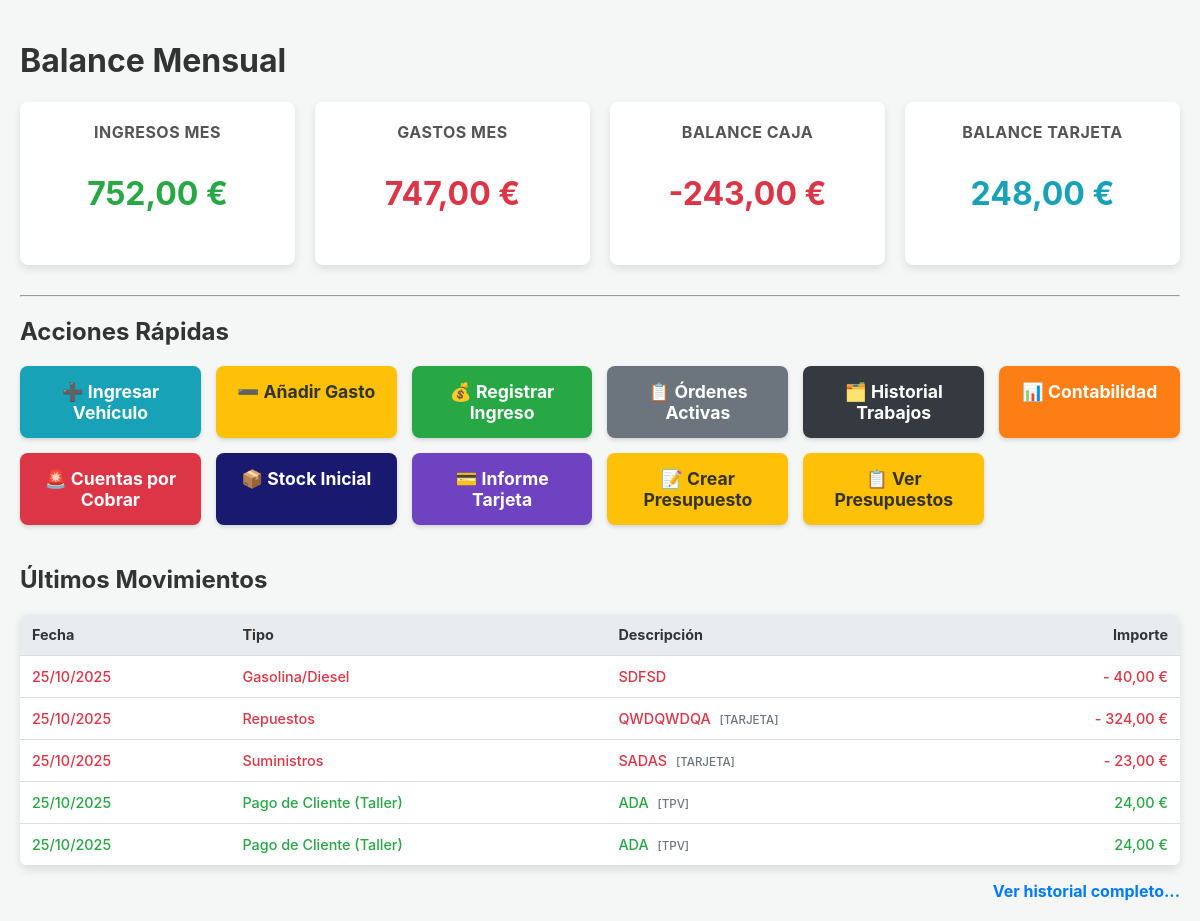
The app's page /, older data.
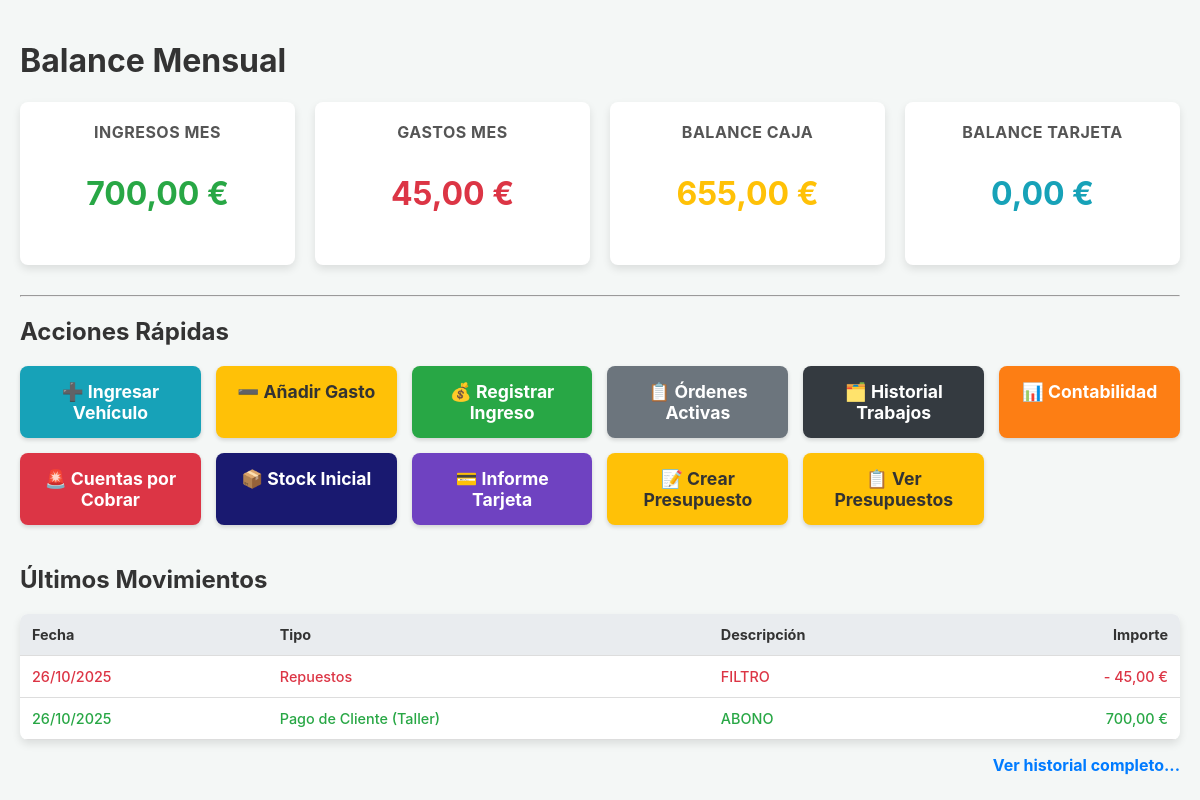
The same page, newer data.
### taller/models.py (models this page shows, shortened)
class Gasto(models.Model):
    CATEGORIA_CHOICES = [
        ('Repuestos', 'Repuestos'),
        ('Sueldos', 'Sueldos'),
        ('Herramientas', 'Herramientas'),
        ('Suministros', 'Suministros'),
        ('Gasolina/Diesel', 'Gasolina/Diesel'), # <-- NUEVA CATEGORÍA AÑADIDA AQUÍ
        ('Otros', 'Otros'),
        ('Compra de Consumibles', 'Compra de Consumibles'),
    ]
    fecha = models.DateField(auto_now_add=True)
    categoria = models.CharField(max_length=30, choices=CATEGORIA_CHOICES)
    importe = models.DecimalField(max_digits=10, decimal_places=2, null=True, blank=True)
    descripcion = models.CharField(max_length=255, null=True, blank=True)
    vehiculo = models.ForeignKey(Vehiculo, on_delete=models.SET_NULL, null=True, blank=True) # Referencia directa OK porque Vehiculo está definido antes
    empleado = models.ForeignKey(Empleado, on_delete=models.SET_NULL, null=True, blank=True) # Referencia directa OK porque Empleado está definido antes
    pagado_con_tarjeta = models.BooleanField(default=False)

class Ingreso(models.Model):
    CATEGORIA_CHOICES = [
        ('Taller', 'Pago de Cliente (Taller)'),
        ('Grua', 'Servicio de Grúa'),
        ('Otras Ganancias', 'Otras Ganancias'),
        ('Otros', 'Otros Ingresos'),
    ]
    fecha = models.DateField(auto_now_add=True)
    categoria = models.CharField(max_length=30, choices=CATEGORIA_CHOICES)
    importe = models.DecimalField(max_digits=10, decimal_places=2)
    descripcion = models.CharField(max_length=255)
    orden = models.ForeignKey(OrdenDeReparacion, on_delete=models.SET_NULL, null=True, blank=True)
    es_tpv = models.BooleanField(default=False)

### taller/views.py (the view)
# urls.py: path('', views.home, name='home'),
def home(request):
    hoy = timezone.now() # Usar timezone.now() para consistencia
    mes_actual = hoy.month
    ano_actual = hoy.year
    ingresos_mes = Ingreso.objects.filter(fecha__month=mes_actual, fecha__year=ano_actual)
    gastos_mes = Gasto.objects.filter(fecha__month=mes_actual, fecha__year=ano_actual)
    total_ingresos = ingresos_mes.aggregate(total=Sum('importe'))['total'] or Decimal('0.00')
    total_gastos = gastos_mes.aggregate(total=Sum('importe'))['total'] or Decimal('0.00')
    ingresos_efectivo = ingresos_mes.filter(es_tpv=False).aggregate(total=Sum('importe'))['total'] or Decimal('0.00')
    gastos_efectivo = gastos_mes.filter(pagado_con_tarjeta=False).aggregate(total=Sum('importe'))['total'] or Decimal('0.00')
    balance_caja = ingresos_efectivo - gastos_efectivo
    ingresos_tpv = ingresos_mes.filter(es_tpv=True).aggregate(total=Sum('importe'))['total'] or Decimal('0.00')
    gastos_tarjeta = gastos_mes.filter(pagado_con_tarjeta=True).aggregate(total=Sum('importe'))['total'] or Decimal('0.00')
    balance_tarjeta = ingresos_tpv - gastos_tarjeta
    ultimos_gastos = Gasto.objects.order_by('-id')[:5]
    ultimos_ingresos = Ingreso.objects.order_by('-id')[:5]
    movimientos_combinados = sorted(
        list(ultimos_gastos) + list(ultimos_ingresos),
        key=lambda mov: mov.fecha if hasattr(mov, 'fecha') else timezone.now().date(),
        reverse=True
    )
    movimientos_recientes = movimientos_combinados[:5]
    context = {
        'total_ingresos': total_ingresos,
        'total_gastos': total_gastos,
        'balance_caja': balance_caja,
        'balance_tarjeta': balance_tarjeta,
        'movimientos_recientes': movimientos_recientes,
    }
    return render(request, 'taller/home.html', context)

### taller/templatetags/taller_extras.py (called while the page is built)
@register.filter(name='get_class_name')
def get_class_name(value):
    return value.__class__.__name__

@register.filter(name='is_gasto')
def is_gasto(class_name):
    return class_name == 'Gasto'

### taller/templates/taller/home.html (shortened to what the changed rows need)
<!DOCTYPE html>
{% load taller_extras %}
<html lang="es">
<head>
</head>
<body>
    <h1>Balance Mensual</h1>
    <div class="dashboard">
        <div class="card">
            <h2>Ingresos Mes</h2>
            <p class="amount ingresos">{{ total_ingresos|floatformat:2 }} €</p>
        </div>
        <div class="card">
            <h2>Gastos Mes</h2>
            <p class="amount gastos">{{ total_gastos|floatformat:2 }} €</p>
        </div>
        <div class="card">
            <h2>Balance Caja</h2>
            <p class="amount balance-caja {% if balance_caja < 0 %}negativo{% endif %}">{{ balance_caja|floatformat:2 }} €</p>
        </div>
        <div class="card">
            <h2>Balance Tarjeta</h2>
            <p class="amount balance-tarjeta {% if balance_tarjeta < 0 %}negativo{% endif %}">{{ balance_tarjeta|floatformat:2 }} €</p>
        </div>
    </div>
    <h2>Acciones Rápidas</h2>
    <div style="margin-top: 40px;">
        <h2>Últimos Movimientos</h2>
        <table class="history-table">
            <thead>
                <tr>
                    <th>Fecha</th>
                    <th>Tipo</th>
                    <th>Descripción</th>
                    <th style="text-align: right;">Importe</th>
                </tr>
            </thead>
            <tbody>
                {% for movimiento in movimientos_recientes %}
                    {% with es_gasto=movimiento|get_class_name|is_gasto %}
                    <tr class="{% if es_gasto %}gasto-row{% else %}ingreso-row{% endif %}">
                        <td>{{ movimiento.fecha|date:"d/m/Y" }}</td>
                        <td>{{ movimiento.get_categoria_display }}</td>
                        <td>
                            {{ movimiento.descripcion }}
                            {% if not es_gasto and movimiento.es_tpv %}
                                <span class="movimiento-metodo">[TPV]</span>
                            {% elif es_gasto and movimiento.pagado_con_tarjeta %}
                                <span class="movimiento-metodo">[TARJETA]</span>
                            {% endif %}
                        </td>
                        <td style="text-align: right;">
                            {% if es_gasto %}-{% endif %}
                            {{ movimiento.importe|floatformat:2 }} €
                        </td>
                    </tr>
                    {% endwith %}
                {% empty %}
                    <tr>
                        <td colspan="4" style="text-align: center; padding: 20px;">No hay movimientos recientes.</td>
                    </tr>
                {% endfor %}
            </tbody>
        </table>
    </div>
</body>
</html>

Row changes from the older to the newer data that the page shows:
removed Gasto: fecha "25/10/2025", categoria "Gasolina/Diesel", descripcion "SDFSD", importe "40,00"
removed Gasto: fecha "25/10/2025", categoria "Repuestos", descripcion "QWDQWDQA", pagado_con_tarjeta "[TARJETA]", importe "324,00"
removed Gasto: fecha "25/10/2025", categoria "Suministros", descripcion "SADAS", pagado_con_tarjeta "[TARJETA]", importe "23,00"
removed Ingreso: fecha "25/10/2025", categoria "Pago de Cliente (Taller)", descripcion "ADA", es_tpv "[TPV]", importe "24,00"
removed Ingreso: fecha "25/10/2025", categoria "Pago de Cliente (Taller)", descripcion "ADA", es_tpv "[TPV]", importe "24,00"
added Gasto: fecha "26/10/2025", categoria "Repuestos", descripcion "FILTRO", importe "45,00"
added Ingreso: fecha "26/10/2025", categoria "Pago de Cliente (Taller)", descripcion "ABONO", importe "700,00"
Text that changed along with them:
{{ total_ingresos|floatformat:2 }}: "752,00" → "700,00"
{{ total_gastos|floatformat:2 }}: "747,00" → "45,00"
{{ balance_caja|floatformat:2 }}: "-243,00" → "655,00"
{{ balance_tarjeta|floatformat:2 }}: "248,00" → "0,00"
